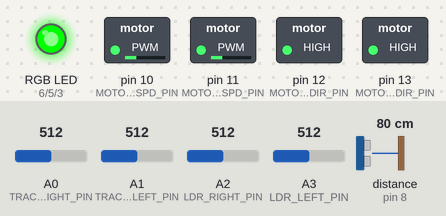
Bench run of a sketch on a simulated Arduino Uno, built with avr-gcc and run on an emulated ATmega328P. Shown: switched loads named in the sketch (green lamp = pin HIGH), an RGB LED mixed from three pins (HIGH = lit). The test bench sets the inputs (shaded band); at power-on: distance to the obstacle (sensor on pin 8) 80 cm, A0 (TRACKSENSE_RIGHT_PIN) = 512, A1 (TRACKSENSE_LEFT_PIN) = 512, A2 (LDR_RIGHT_PIN) = 512, A3 (LDR_LEFT_PIN) = 512. The echo pulse lasts 58.3 µs per cm; dim RGB values are drawn brighter than linear.

Above: at 1.2 s.
1.3 s: distance to the obstacle (sensor on pin 8) set to 28 cm
2.8 s: distance to the obstacle (sensor on pin 8) set to 23 cm
At 3.5 s:
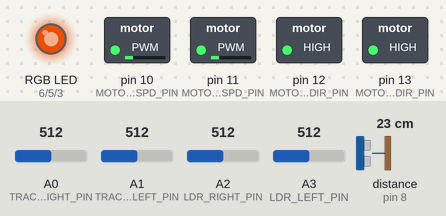
4.3 s: A0 (TRACKSENSE_RIGHT_PIN) set to 492
At 5.6 s:
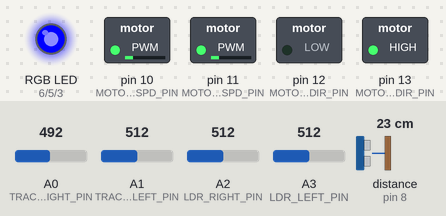
5.9 s: A1 (TRACKSENSE_LEFT_PIN) set to 483
At 6.8 s:
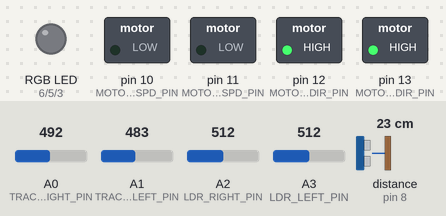
7.4 s: A2 (LDR_RIGHT_PIN) set to 5
At 7.8 s:
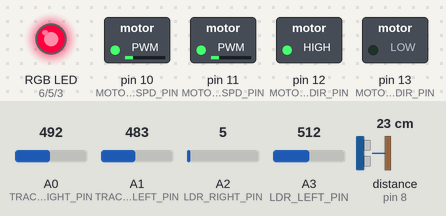
8.9 s: A3 (LDR_LEFT_PIN) set to 490
At 9.6 s:
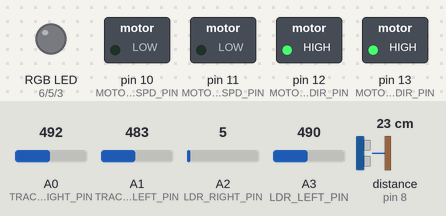
Timing chart, 0 to 11.4 s (numbered marks = the images above; inputs shaded):
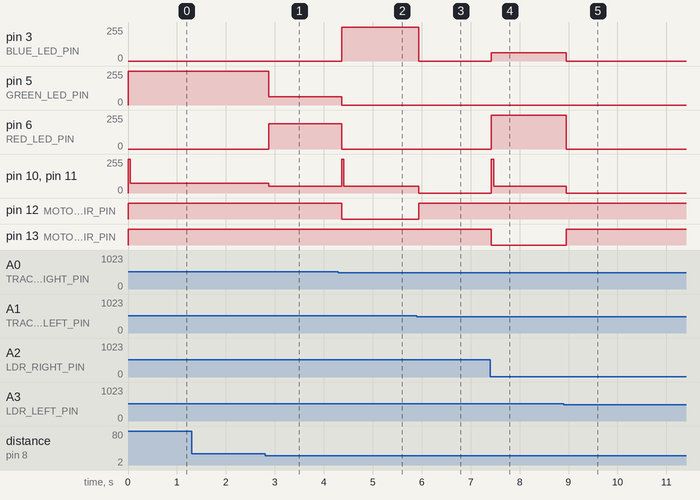

The sketch:

leaphyRobot.ino
```cpp
#include <Arduino_FreeRTOS.h>
#include <Arduino.h>

#include "DEBUG.h"

#include "leaphy_main.h"
#include "leaphy_sensor.h"
#include "leaphy_board.h"

void setup() {

#ifdef DEBUG_MESSAGES
  Serial.begin(9600);
#endif

  //initialize the board and pins
  DEBUG_PRINTLN(F("Initializing board"));
  board_init();

  /* Create two tasks with priorities 1 and 2. An idle task is also created,
     which will be run when there are no tasks in RUN state */

  xTaskCreate(obstacleDetectionTask, "obstacleDetectionTask", 100, NULL, 1, NULL);
  xTaskCreate(lineDetectionTask, "lineDetectionTask", 100, NULL, 1, NULL);
  xTaskCreate(mainTask, "mainTask", 300, NULL, 2, NULL);
  xTaskCreate(MyIdleTask, "IdleTask", 100, NULL, 0, NULL);  //todo do i need this?
}


void loop() {
  // DO nothing
}


/* Idle Task with priority Zero */
static void MyIdleTask(void* pvParameters) {
  while (1) {
    //Serial.println(F("Idle state"));
    //delay(50);
  }
}
```

DEBUG.h
```cpp
#define xDEBUG_MESSAGES

#ifdef DEBUG_MESSAGES
  #define DEBUG_PRINT(...)    Serial.print(__VA_ARGS__)
  #define DEBUG_PRINTLN(...)  Serial.println(__VA_ARGS__)
#else
  #define DEBUG_PRINT(...)
  #define DEBUG_PRINTLN(...)
#endif
```

leaphy_board.cpp
```cpp
#include "leaphy_board.h"
#include <Arduino.h>


/**** Local Function Prototypes ****/

/************ Typedefs *************/
/******** Public Functions *********/

void board_init() {
  //Outputs
  pinMode(BLUE_LED_PIN, OUTPUT);
  pinMode(GREEN_LED_PIN, OUTPUT);
  pinMode(RED_LED_PIN, OUTPUT);

  pinMode(US_TRIG_PIN, OUTPUT);

  pinMode(MOTOR_LEFT_SPD_PIN, OUTPUT);
  pinMode(MOTOR_RIGHT_SPD_PIN, OUTPUT);
  pinMode(MOTOR_LEFT_DIR_PIN, OUTPUT);
  pinMode(MOTOR_RIGHT_DIR_PIN, OUTPUT);

  //inputs
  pinMode(US_ECHO_PIN, INPUT);

  //Start value
  digitalWrite(BLUE_LED_PIN, LOW);
  digitalWrite(GREEN_LED_PIN, LOW);
  digitalWrite(RED_LED_PIN, LOW);

  digitalWrite(US_TRIG_PIN, LOW);

  digitalWrite(MOTOR_LEFT_SPD_PIN, LOW);
  digitalWrite(MOTOR_RIGHT_SPD_PIN, LOW);
  digitalWrite(MOTOR_LEFT_DIR_PIN, LOW);
  digitalWrite(MOTOR_RIGHT_DIR_PIN, LOW);
}

int board_getPinValue(bool type, uint8_t pin){
  int retVal = -5;

  if (type == ANALOG){
    retVal = analogRead(pin);
  } else if (type == DIGITAL){
    retVal = digitalRead(pin);
  }
  return retVal;
}

bool board_setPin(bool type, uint8_t pin, int value){
  if (type == ANALOG){
    analogWrite(pin, value);
    return 0;
  } else if (type == DIGITAL){
    digitalWrite(pin, value);
    return 0;
  }
  return 1;
}
```

leaphy_board.h
```cpp
/**
 * author: Theis Mejnertsen
 *
 */
/************ Includes *************/
#include <stdint.h>


/*********** Definitions ***********/
//Pins
#define BLUE_LED_PIN          3
#define GREEN_LED_PIN         5
#define RED_LED_PIN           6

#define BUZZER_PIN            4

#define US_TRIG_PIN           7
#define US_ECHO_PIN           8

#define TRACKSENSE_RIGHT_PIN  A0
#define TRACKSENSE_LEFT_PIN   A1

#define LDR_RIGHT_PIN         A2
#define LDR_LEFT_PIN          A3

#define MOTOR_LEFT_SPD_PIN    10
#define MOTOR_RIGHT_SPD_PIN   11
#define MOTOR_LEFT_DIR_PIN    12
#define MOTOR_RIGHT_DIR_PIN   13

#define HIGH 1
#define LOW 0

#define ANALOG  0
#define DIGITAL 1

/************ Typedefs *************/
/****** Public Functions APIs ******/

void board_init();

int board_getPinValue(bool type, uint8_t pin);

bool board_setPin(bool type, uint8_t pin, int value);

bool board_setLeds(bool red, bool green, bool blue);
```

leaphy_main.cpp
```cpp
#include <Arduino.h>
#include <Arduino_FreeRTOS.h>
#include "leaphy_main.h"
#include "leaphy_sensor.h"
#include "leaphy_movement.h"
#include "leaphy_notify.h"

#include "DEBUG.h"

#define MAIN_TIME_PERIOD 30

void mainTask(void* pvParameters) {

  static unsigned short trackStatus = 0;
  static unsigned short obstacleDetected = 0;
  static unsigned short ldrRelativeStatus = 0;

  while (1) {

    obstacleDetected = sensor_obstacleDetected();

    trackStatus = sensor_getLineStatus();

    ldrRelativeStatus = sensor_getLdrRelativeStatus();

    switch (ldrRelativeStatus) {
      case NO_GUIDANCE:
        switch (trackStatus) {
          case TRACK_BOTH_WHITE:
            switch (obstacleDetected) {
              case OBSTACLE_NONE:
                notifyGreen();
                movementForwardSpeed(SPEED_FAST);
                break;
              case OBSTACLE_CLOSE:
                notifyYellow();
                movementForwardSpeed(SPEED_SLOW);
                break;

              case OBSTACLE_VERY_CLOSE:
                notifyRed();
                movementStop();
                break;

              default:
                notifyRed();
                movementStop();
                break;
            }
            break;

          case TRACK_BOTH_BLACK:
            notifyNone();
            movementStop();
            break;

          case TRACK_RIGHT_BLACK:
            notifyBlue();
            movementTurn(MOVE_RIGHT);
            break;

          case TRACK_LEFT_BLACK:
            notifyBlue();
            movementTurn(MOVE_LEFT);
            break;

          default:
            movementStop();
            break;
        }
        break;
      case LEFT_GUIDANCE:
        notifyPurple();
        movementTurn(MOVE_LEFT);
        break;

      case RIGHT_GUIDANCE:
        notifyPurple();
        movementTurn(MOVE_RIGHT);
        break;
      default:
        movementStop();
        break;
    }

    vTaskDelay(MAIN_TIME_PERIOD / portTICK_PERIOD_MS);
  }
}
```

leaphy_main.h
```cpp
void mainTask(void* pvParameters);
```

leaphy_movement.cpp
```cpp
#include "leaphy_movement.h"
#include <Arduino.h>

#include "DEBUG.h"

/********* Local Variables *********/
static move_t currentDir = MOVE_NONE;
static move_t previousDir = MOVE_NONE;

/**** Local Function Prototypes ****/
void moveMotor(bool leftDir, bool rightDir, int speed);


/******** Public Functions *********/
void movementStop() {
  currentDir = MOVE_NONE;
  moveMotor(FORWARD, FORWARD, 0);
}

void movementForwardSpeed(int speed) {
  currentDir = MOVE_FORWARD;
  moveMotor(FORWARD, FORWARD, speed);
}

void movementReverse() {
  currentDir = MOVE_BACKWARD;
  moveMotor(BACKWARD, BACKWARD, SPEED_SLOW);
}

bool movementTurn(move_t dir) {
  currentDir = dir;
  if (dir == MOVE_LEFT) {
    moveMotor(BACKWARD, FORWARD, SPEED_SLOW);
  } else if (dir == MOVE_RIGHT) {
    moveMotor(FORWARD, BACKWARD, SPEED_SLOW);
  } else {
    moveMotor(0, 0, 0);
    return 1;
  }
  return 0;
}

/********* Local Functions *********/
void moveMotor(bool leftDir, bool rightDir, int speed) {
  board_setPin(DIGITAL, MOTOR_LEFT_DIR_PIN, leftDir);
  board_setPin(DIGITAL, MOTOR_RIGHT_DIR_PIN, rightDir);

  if (speed > 0) {
    if (currentDir != previousDir) {
      //drive the motors with high PWM for high torque
      board_setPin(ANALOG, MOTOR_LEFT_SPD_PIN, MAX_MOTOR_SPEED);
      board_setPin(ANALOG, MOTOR_RIGHT_SPD_PIN, MAX_MOTOR_SPEED);
      delay(30);
      previousDir = currentDir;
    }
  } else
    previousDir = MOVE_NONE;


  board_setPin(ANALOG, MOTOR_LEFT_SPD_PIN, speed);
  board_setPin(ANALOG, MOTOR_RIGHT_SPD_PIN, speed);
}
```

leaphy_movement.h
```cpp
/**
 * Movement driver is to modularize leaphy movements
 *
 */
#include "leaphy_board.h"

/*********** Definitions ***********/
#define FORWARD HIGH
#define BACKWARD LOW
#define MAX_MOTOR_SPEED 255
#define DEGREES_PER_SECOND 450

#define SPEED_FAST 72
#define SPEED_SLOW 50

typedef enum {
  MOVE_LEFT = 0,
  MOVE_RIGHT = 1,
  MOVE_FORWARD = 2,
  MOVE_BACKWARD = 3,
  MOVE_STOP = 4,
  MOVE_NONE = 5
} move_t;

typedef enum {
  TRIGGER_ULTRASOUND,
} trigger_t;


/****** Public Functions APIs ******/
/**
 * @brief motorStop() stops the movement
 */
void movementStop();

void movementSpin();

/**
 * @brief motorForwardSpeed() moves the robot forward at speed
 */
void movementForwardSpeed(int speed);

/**
 *
 */
void movementReverse();

/**
 *
 */
bool movementTurn(move_t dir);
```

leaphy_notify.cpp
```cpp
#include "leaphy_notify.h"
#include "leaphy_board.h"

#include "DEBUG.h"

void notifyBlue(){
  board_setPin(DIGITAL, RED_LED_PIN, LOW);
  board_setPin(DIGITAL, GREEN_LED_PIN, LOW);
  board_setPin(DIGITAL, BLUE_LED_PIN, HIGH);
}

void notifyGreen(){
  board_setPin(DIGITAL, RED_LED_PIN, LOW);
  board_setPin(DIGITAL, GREEN_LED_PIN, HIGH);
  board_setPin(DIGITAL, BLUE_LED_PIN, LOW);
}

void notifyYellow(){
  board_setPin(ANALOG, RED_LED_PIN, 190);
  board_setPin(ANALOG, GREEN_LED_PIN, 63);
  board_setPin(DIGITAL, BLUE_LED_PIN, LOW);
}

void notifyRed(){
  board_setPin(DIGITAL, RED_LED_PIN, HIGH);
  board_setPin(DIGITAL, GREEN_LED_PIN, LOW);
  board_setPin(DIGITAL, BLUE_LED_PIN, LOW);
}

void notifyPurple(){
  board_setPin(DIGITAL, RED_LED_PIN, HIGH);
  board_setPin(DIGITAL, GREEN_LED_PIN, LOW);
  board_setPin(ANALOG, BLUE_LED_PIN, 63);
}

void notifyNone(){
  board_setPin(DIGITAL, RED_LED_PIN, LOW);
  board_setPin(DIGITAL, GREEN_LED_PIN, LOW);
  board_setPin(DIGITAL, BLUE_LED_PIN, LOW);
}
```

leaphy_notify.h
```cpp
void notifyBlue();

void notifyGreen();

void notifyYellow();

void notifyRed();

void notifyPurple();

void notifyNone();
```

leaphy_sensor.cpp
```cpp
/************ Includes *************/
#include "leaphy_sensor.h"

#include <Arduino_FreeRTOS.h>
#include <HCSR04.h>
#include "leaphy_board.h"

#include "DEBUG.h"

#define OBSTACLE_TIME_PERIOD 60
#define LINE_TIME_PERIOD 15

//the value between 0 and 511 setting the range for the LDR comparison
#define LDR_TOLERANCE 500

#if LDR_TOLERANCE > 511 || LDR_TOLERANCE <= 0
#error ldr tolerence out of range please please choose a value between 0 and 511
#endif


/********* Local Variables *********/
static unsigned long distanceVal = 0;
static unsigned short lineStatus = 0;
static unsigned short ldrRelativeStatus = 0;

/**** Local Function Prototypes ****/
void sensor_updateLineStatus();
void sensor_updateLdrStatus();

/******** Public Functions *********/
void obstacleDetectionTask(void* pvParameters) {
  HCSR04 hc(US_TRIG_PIN, US_ECHO_PIN);

  while (1) {
    //update ultrasonic sensor
    distanceVal = hc.dist();
    vTaskDelay(OBSTACLE_TIME_PERIOD / portTICK_PERIOD_MS);
  }
}

void lineDetectionTask(void* pvParameters) {
  while (1) {
    //update line sensor
    sensor_updateLineStatus();
    sensor_updateLdrStatus();
    vTaskDelay(LINE_TIME_PERIOD  / portTICK_PERIOD_MS);
  }
}


unsigned short sensor_obstacleDetected() {
  if (distanceVal > 25)
    return OBSTACLE_NONE;
  if (distanceVal > 15)
    return OBSTACLE_CLOSE;
  return OBSTACLE_VERY_CLOSE;
}

unsigned short sensor_getLdrValue(bool side) {
  int ldrValue = 0;
  if (side == LEFT) {
    ldrValue = board_getPinValue(ANALOG, LDR_LEFT_PIN);
  } else if (side == RIGHT) {
    int ldrValue = board_getPinValue(ANALOG, LDR_RIGHT_PIN);
  }
  return ldrValue;
}

unsigned short sensor_getLdrRelativeStatus() {
  return ldrRelativeStatus;
}

unsigned short sensor_getLineStatus(){
    return lineStatus;
}

/********* Local Functions *********/

void sensor_updateLineStatus(){
  int rightTrackVal = board_getPinValue(ANALOG, TRACKSENSE_RIGHT_PIN);
  int leftTrackVal = board_getPinValue(ANALOG, TRACKSENSE_LEFT_PIN);

  if (rightTrackVal <= 500) //black surface
    lineStatus |= 1;
  else
    lineStatus &= 2;
  if (leftTrackVal <= 500)
    lineStatus |= 2;
  else
    lineStatus &= 1;
}

void sensor_updateLdrStatus(){
  int ldrLeftValue = board_getPinValue(ANALOG, LDR_LEFT_PIN);
  int ldrRightValue = board_getPinValue(ANALOG, LDR_RIGHT_PIN);


  if (ldrLeftValue >= (ldrRightValue + LDR_TOLERANCE))
    ldrRelativeStatus = 2;
  else if (ldrLeftValue <= (ldrRightValue - LDR_TOLERANCE))
    ldrRelativeStatus = 1;
  else
    ldrRelativeStatus = 0;
  DEBUG_PRINTLN(ldrRelativeStatus);
}
```

leaphy_sensor.h
```cpp
/**
 * leaphy_sensor.h contains all API calls for the sensors on the board, as well as handles detection task
 *
 */

/*********** Definitions ***********/
#define LEFT    0
#define RIGHT   1
#define SUCCESS 0
#define FAIL    1

#define OBSTACLE_NONE       0
#define OBSTACLE_CLOSE      1
#define OBSTACLE_VERY_CLOSE 2

// #define LINE_TRACK_RIGHT  1
// #define LINE_TRACK_LEFT   2

#define TRACK_BOTH_BLACK  3
#define TRACK_LEFT_BLACK 1
#define TRACK_RIGHT_BLACK  2
#define TRACK_BOTH_WHITE  0

#define NO_GUIDANCE 0
#define LEFT_GUIDANCE 1
#define RIGHT_GUIDANCE 2


/************ Typedefs *************/
/****** Public Functions APIs ******/

void obstacleDetectionTask(void* pvParameters);

void lineDetectionTask(void* pvParameters);

unsigned short sensor_obstacleDetected();

/**
 * @brief
 * @param side of the car of which to get the ldr value
 *
 * @return value of the requested ldr
 */
unsigned short sensor_getLdrValue(bool side);

/**
 * @brief compares the values of the two LDRs
 *
 * @return 0 if the within the sensitivity range, 1 if not
 */
unsigned short sensor_getLdrRelativeStatus();

/**
 * @brief gets the status of the line tracker
 *
 * @return Two bits where the least significant bit is the right tracker and the second least sig is the left
 */
unsigned short sensor_getLineStatus();
```

Measured:
- the behaviour switches between 26 and 25 cm on distance to the obstacle (sensor on pin 8) (found by bisection; images 0 and 1)
- the behaviour switches between 501 and 500 on A0 (TRACKSENSE_RIGHT_PIN) (found by bisection; images 1 and 2)
- the behaviour switches between 501 and 500 on A1 (TRACKSENSE_LEFT_PIN) (found by bisection; images 2 and 3)
- after the input at 1.3 s, every drawn part: stays the same
- after the input at 2.8 s, pin 5 (GREEN_LED_PIN): 255/255 → 63/255 after 0.08 s; pin 6 (RED_LED_PIN): 0/255 → 190/255 after 0.08 s; pin 10 (MOTOR_LEFT_SPD_PIN), pin 11 (MOTOR_RIGHT_SPD_PIN): 72/255 → 50/255 after 0.08 s
- after the input at 4.3 s, pin 3 (BLUE_LED_PIN): 0/255 → 255/255 after 0.07 s; pin 5 (GREEN_LED_PIN): 63/255 → 0/255 after 0.07 s; pin 6 (RED_LED_PIN): 190/255 → 0/255 after 0.07 s; pin 10 (MOTOR_LEFT_SPD_PIN), pin 11 (MOTOR_RIGHT_SPD_PIN): 50/255 → 255/255 after 0.07 s, → 50/255 0.04 s later; pin 12 (MOTOR_LEFT_DIR_PIN): HIGH → LOW after 0.07 s
- after the input at 5.9 s, pin 3 (BLUE_LED_PIN): 255/255 → 0/255 at once; pin 10 (MOTOR_LEFT_SPD_PIN), pin 11 (MOTOR_RIGHT_SPD_PIN): 50/255 → 0/255 at once; pin 12 (MOTOR_LEFT_DIR_PIN): LOW → HIGH at once
- after the input at 7.4 s, pin 3 (BLUE_LED_PIN): 0/255 → 63/255 at once; pin 6 (RED_LED_PIN): 0/255 → 255/255 at once; pin 10 (MOTOR_LEFT_SPD_PIN), pin 11 (MOTOR_RIGHT_SPD_PIN): 0/255 → 50/255 at once; pin 13 (MOTOR_RIGHT_DIR_PIN): HIGH → LOW at once
- after the input at 8.9 s, pin 3 (BLUE_LED_PIN): 63/255 → 0/255 after 0.06 s; pin 6 (RED_LED_PIN): 255/255 → 0/255 after 0.06 s; pin 10 (MOTOR_LEFT_SPD_PIN), pin 11 (MOTOR_RIGHT_SPD_PIN): 50/255 → 0/255 after 0.06 s; pin 13 (MOTOR_RIGHT_DIR_PIN): LOW → HIGH after 0.06 s
